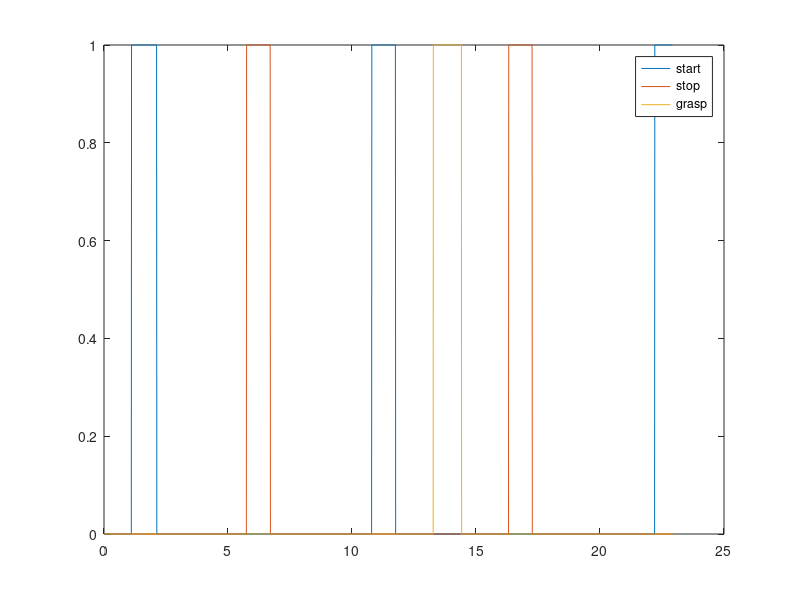

This figure's MATLAB source:
clc; close all; 
clear all;
%
load('test_audio.txt')


dataset = test_audio;
t = dataset(:,1) - dataset(1,1);
y_start = dataset(:,17);
y_pause = dataset(:,18);
y_grasp = dataset(:,19);

figure; 
plot(t, y_start); 
hold on;
plot(t, y_pause);
plot(t, y_grasp);
legend('start','stop','grasp')
